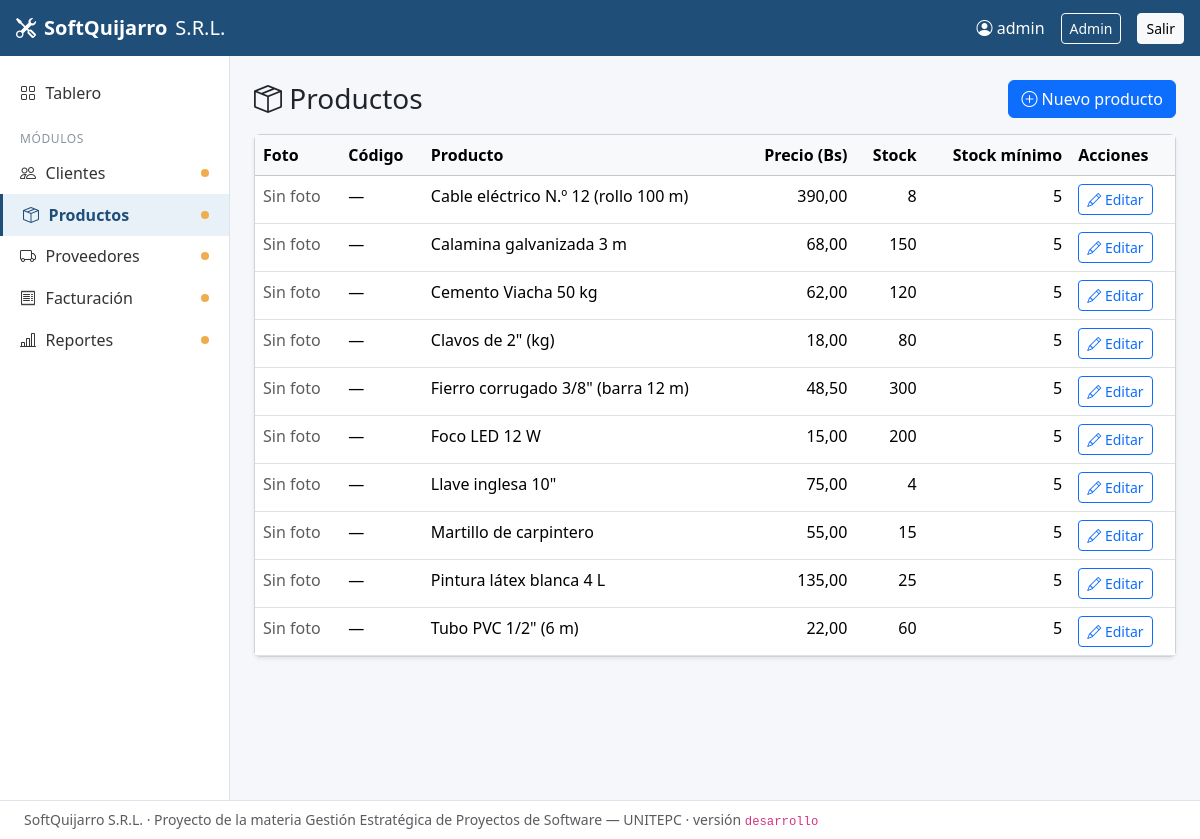
/productos/ (signed in), run on an earlier commit of the app's database.
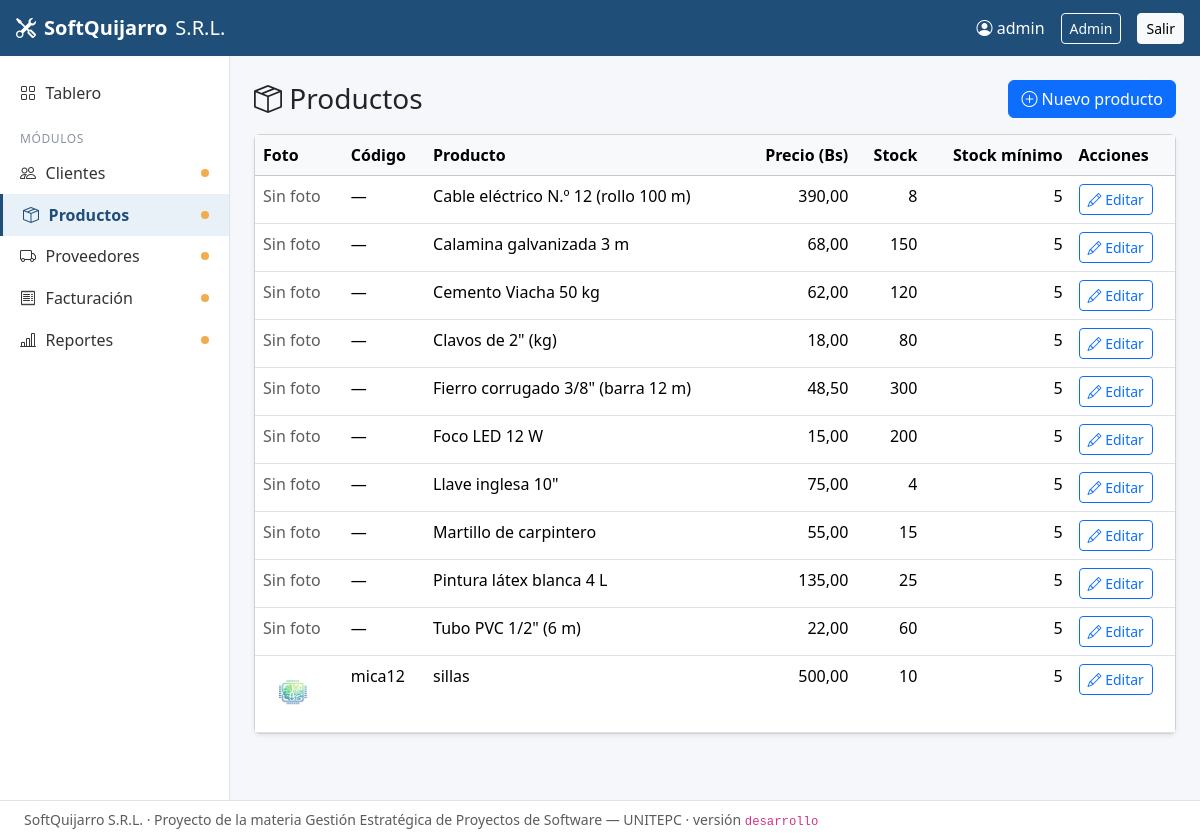
And on a later commit of the database.
### productos/models.py (models this page shows, shortened)
class Producto(models.Model):
    nombre = models.CharField(max_length=150)
    precio = models.DecimalField("precio (Bs)", max_digits=10, decimal_places=2)
    stock = models.PositiveIntegerField(default=0)
    imagen = models.ImageField(
    upload_to="productos/",
    blank=True,
    null=True
)
    codigo = models.CharField(max_length=50, blank=True, default="")
    stock_minimo = models.PositiveIntegerField(default=5)
    class Meta:
        ordering = ["nombre"]
        verbose_name = "producto"
        verbose_name_plural = "productos"

### productos/views.py (the view)
# urls.py: path("",           views.inicio,     name="inicio"),
def inicio(request):
    productos = Producto.objects.all()
    return render(request, "productos/inicio.html", {"productos": productos})

### core/context_processors.py (called while the page is built)
def _modulos():
    modulos = []
    for nombre in MODULOS:
        cfg = apps.get_app_config(nombre)
        try:
            url = reverse(getattr(cfg, "url_inicio", f"{nombre}:inicio"))
        except NoReverseMatch:
            url = None
        modulos.append(
            {
                "app": nombre,
                "nombre": cfg.verbose_name,
                "icono": getattr(cfg, "icono", "bi-box"),
                "descripcion": getattr(cfg, "descripcion", ""),
                "responsable": getattr(cfg, "responsable", "Sin asignar"),
                "estado": getattr(cfg, "estado", "en construcción"),
                "url": url,
            }
        )
    return modulos

def menu_modulos(request):
    commit = os.environ.get("RENDER_GIT_COMMIT", "")
    return {
        "modulos_menu": _modulos(),
        "version_desplegada": commit[:7] if commit else "desarrollo",
    }

### productos/templates/productos/inicio.html (shortened to what this page needs)
{% extends "base.html" %}
{% block contenido %}
<div class="d-flex justify-content-between align-items-center mb-3">
  <h1 class="h3 m-0"><i class="bi bi-box-seam"></i> Productos</h1>
  <a href="{% url 'productos:crear' %}" class="btn btn-primary">
    <i class="bi bi-plus-circle"></i> Nuevo producto
  </a>
</div>
<div class="card shadow-sm">
  <div class="table-responsive">
    <table class="table table-hover mb-0">
      <thead class="table-light">
        <tr>
          <th>Foto</th>
          <th>Código</th>
          <th>Producto</th>
          <th class="text-end">Precio (Bs)</th>
          <th class="text-end">Stock</th>
          <th class="text-end">Stock mínimo</th>
          <th>Acciones</th>
        </tr>
      </thead>
      <tbody>
        {% for p in productos %}
        <tr>
          <td>
            {% if p.imagen %}
              <img src="{{ p.imagen.url }}"
                   alt="{{ p.nombre }}"
                   width="60"
                   height="60"
                   style="object-fit: cover; border-radius: 6px;">
            {% else %}
              <span class="text-muted">Sin foto</span>
            {% endif %}
          </td>
          <td>{{ p.codigo|default:"—" }}</td>
          <td>{{ p.nombre }}</td>
          <td class="text-end">{{ p.precio|floatformat:2 }}</td>
          <td class="text-end">{{ p.stock }}</td>
          <td class="text-end">{{ p.stock_minimo }}</td>
          <td>
            <a href="{% url 'productos:editar' p.pk %}"
               class="btn btn-sm btn-outline-primary">
              <i class="bi bi-pencil"></i> Editar
            </a>
          </td>
        </tr>
        {% empty %}
        <tr>
          <td colspan="7" class="text-center text-muted py-3">
            No hay productos registrados.
          </td>
        </tr>
        {% endfor %}
      </tbody>
    </table>
  </div>
</div>
{% endblock %}

### templates/base.html (shortened to what this page needs)
{% load static %}<!doctype html>
<html lang="es">
<head>
  <link rel="stylesheet" href="{% static 'vendor/bootstrap/bootstrap.min.css' %}">
  <link rel="stylesheet" href="{% static 'vendor/bootstrap-icons/bootstrap-icons.min.css' %}">
  <link rel="stylesheet" href="{% static 'core/estilos.css' %}">
</head>
<body>
  <nav class="navbar navbar-dark barra-superior px-3">
    <a class="navbar-brand d-flex align-items-center gap-2" href="{% url 'inicio' %}">
      <i class="bi bi-tools"></i> <strong>SoftQuijarro</strong> <span class="d-none d-sm-inline fw-light">S.R.L.</span>
    </a>
    {% if user.is_authenticated %}
    <div class="d-flex align-items-center gap-3 text-white">
      <span class="d-none d-md-inline"><i class="bi bi-person-circle"></i> {{ user.username }}</span>
      {% if user.is_staff %}<a class="btn btn-sm btn-outline-light" href="{% url 'admin:index' %}">Admin</a>{% endif %}
      <form method="post" action="{% url 'logout' %}" class="m-0">{% csrf_token %}
        <button class="btn btn-sm btn-light">Salir</button>
      </form>
    </div>
    {% endif %}
  </nav>
  <div class="d-flex">
    {% if user.is_authenticated %}
    <aside class="menu-lateral d-none d-md-block">
      <a class="item {% if request.path == '/' %}activo{% endif %}" href="{% url 'inicio' %}"><i class="bi bi-grid"></i> Tablero</a>
      <div class="titulo-menu">Módulos</div>
      {% for m in modulos_menu %}
        {% if m.url %}
        <a class="item {% if m.url in request.path and m.url != '/' %}activo{% endif %}" href="{{ m.url }}">
          <i class="bi {{ m.icono }}"></i> {{ m.nombre }}
          {% if m.estado != "listo" %}<span class="punto" title="{{ m.estado }}"></span>{% endif %}
        </a>
        {% endif %}
      {% endfor %}
    </aside>
    {% endif %}
    <main class="flex-grow-1 p-3 p-md-4 contenido">
      {% block contenido %}{% endblock %}
    </main>
  </div>
  <footer class="pie text-muted small px-4 py-2">
    SoftQuijarro S.R.L. · Proyecto de la materia Gestión Estratégica de Proyectos de Software — UNITEPC
    · versión <code>{{ version_desplegada }}</code>
  </footer>
</body>
</html>

### core/static/core/estilos.css (style rules this page uses)
:root { --azul: #1f4e79; --azul-claro: #e8f0f8; --gris: #f5f7fa; }
body { background: var(--gris); min-height: 100vh; display: flex; flex-direction: column; }
body > .d-flex { flex: 1; }
.barra-superior { background: var(--azul); }
.menu-lateral { width: 230px; flex-shrink: 0; background: #fff; border-right: 1px solid #dde3ea; padding: 1rem 0; min-height: calc(100vh - 56px); }
.menu-lateral .item { display: flex; align-items: center; gap: .6rem; padding: .55rem 1.25rem; color: #333; text-decoration: none; }
.menu-lateral .item.activo { background: var(--azul-claro); color: var(--azul); font-weight: 600; border-left: 3px solid var(--azul); }
.menu-lateral .titulo-menu { font-size: .75rem; text-transform: uppercase; letter-spacing: .05em; color: #8a94a0; padding: 1rem 1.25rem .3rem; }
.menu-lateral .punto { width: 8px; height: 8px; border-radius: 50%; background: #f0ad4e; margin-left: auto; }
.contenido { min-width: 0; }
.pie { background: #fff; border-top: 1px solid #dde3ea; }

What changed in the data, as far as the page shows it:
added Producto: imagen (picture), codigo "mica12", nombre "sillas", precio "500,00", stock "10", stock_minimo "5"
